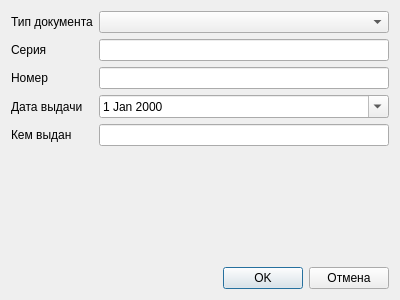
<?xml version="1.0" encoding="UTF-8"?>
<ui version="4.0">
 <class>DocumentEditDialog</class>
 <widget class="QDialog" name="DocumentEditDialog">
  <property name="geometry">
   <rect>
    <x>0</x>
    <y>0</y>
    <width>400</width>
    <height>300</height>
   </rect>
  </property>
  <property name="windowTitle">
   <string>Dialog</string>
  </property>
  <layout class="QVBoxLayout" name="verticalLayout">
   <item>
    <layout class="QFormLayout" name="formLayout">
     <item row="0" column="0">
      <widget class="QLabel" name="label">
       <property name="text">
        <string>Тип документа</string>
       </property>
      </widget>
     </item>
     <item row="0" column="1">
      <widget class="QComboBox" name="m_documentType"/>
     </item>
     <item row="1" column="0">
      <widget class="QLabel" name="label_2">
       <property name="text">
        <string>Серия</string>
       </property>
      </widget>
     </item>
     <item row="1" column="1">
      <widget class="QLineEdit" name="m_serialNumber"/>
     </item>
     <item row="2" column="0">
      <widget class="QLabel" name="label_3">
       <property name="text">
        <string>Номер</string>
       </property>
      </widget>
     </item>
     <item row="2" column="1">
      <widget class="QLineEdit" name="m_number"/>
     </item>
     <item row="3" column="0">
      <widget class="QLabel" name="label_4">
       <property name="text">
        <string>Дата выдачи</string>
       </property>
      </widget>
     </item>
     <item row="4" column="0">
      <widget class="QLabel" name="label_5">
       <property name="text">
        <string>Кем выдан</string>
       </property>
      </widget>
     </item>
     <item row="4" column="1">
      <widget class="QLineEdit" name="m_givenBy"/>
     </item>
     <item row="3" column="1">
      <widget class="QDateEdit" name="m_date">
       <property name="dateTime">
        <datetime>
         <hour>0</hour>
         <minute>0</minute>
         <second>0</second>
         <year>2000</year>
         <month>1</month>
         <day>1</day>
        </datetime>
       </property>
       <property name="currentSection">
        <enum>QDateTimeEdit::DaySection</enum>
       </property>
       <property name="calendarPopup">
        <bool>true</bool>
       </property>
      </widget>
     </item>
    </layout>
   </item>
   <item>
    <spacer name="verticalSpacer">
     <property name="orientation">
      <enum>Qt::Vertical</enum>
     </property>
     <property name="sizeHint" stdset="0">
      <size>
       <width>20</width>
       <height>40</height>
      </size>
     </property>
    </spacer>
   </item>
   <item>
    <layout class="QHBoxLayout" name="horizontalLayout">
     <item>
      <spacer name="horizontalSpacer">
       <property name="orientation">
        <enum>Qt::Horizontal</enum>
       </property>
       <property name="sizeHint" stdset="0">
        <size>
         <width>40</width>
         <height>20</height>
        </size>
       </property>
      </spacer>
     </item>
     <item>
      <widget class="QPushButton" name="m_ok">
       <property name="text">
        <string>OK</string>
       </property>
      </widget>
     </item>
     <item>
      <widget class="QPushButton" name="m_cancel">
       <property name="text">
        <string>Отмена</string>
       </property>
      </widget>
     </item>
    </layout>
   </item>
  </layout>
 </widget>
 <resources/>
 <connections/>
</ui>
